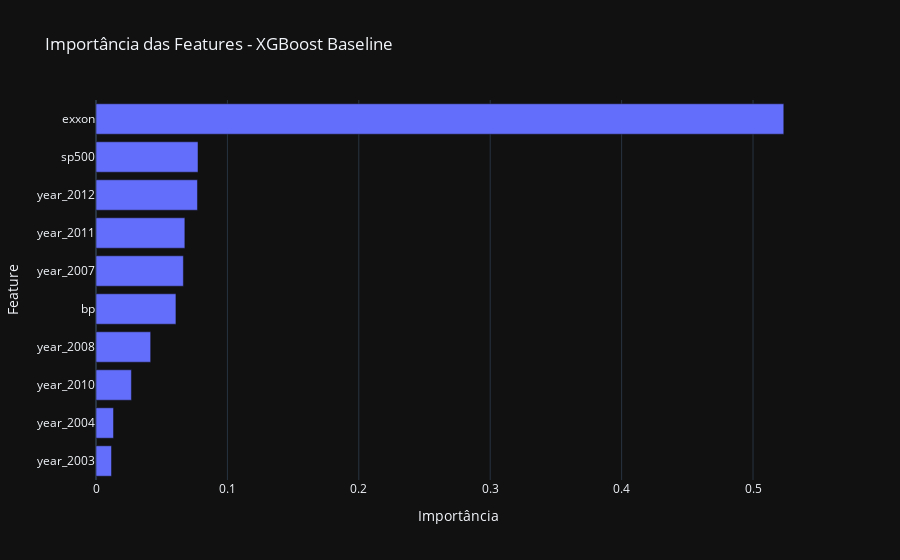

Notebook code cell kept with this figure:
### Code cell
# importância com plotly
importance_df = pd.DataFrame({'feature': X_train_baseline.columns,
                              'importance': xgb_baseline.feature_importances_})

importance_df = importance_df.sort_values(by='importance', ascending=True)

# 10 mais importantes
importance_df = importance_df[-10:]
# exportar importance_df como xgboost_baseline_importance
importance_df.to_parquet(r'data\xgboost_baseline_importance.parquet')

# horizontal bar plot
fig = px.bar(importance_df, x='importance', y='feature',
                title='Importância das Features - XGBoost Baseline',
                template='plotly_dark',
                labels={'importance': 'Importância', 'feature': 'Feature'})

fig.show()

### Figure 1 — Plotly figure (JSON) as saved in the notebook; plotly's stock layout.template omitted (floating-point values rounded to 4 significant figures)
{"data": [{"alignmentgroup": "True", "hovertemplate": "Importância=%{x}<br>Feature=%{y}<extra></extra>", "legendgroup": "", "marker": {"color": "#636efa", "pattern": {"shape": ""}}, "name": "", "offsetgroup": "", "orientation": "h", "showlegend": false, "textposition": "auto", "type": "bar", "x": [0.0118, 0.01334, 0.02695, 0.0416, 0.06084, 0.0665, 0.06762, 0.07722, 0.07762, 0.5234], "xaxis": "x", "y": ["year_2003", "year_2004", "year_2010", "year_2008", "bp", "year_2007", "year_2011", "year_2012", "sp500", "exxon"], "yaxis": "y"}], "layout": {"barmode": "relative", "legend": {"tracegroupgap": 0}, "title": {"text": "Importância das Features - XGBoost Baseline"}, "xaxis": {"anchor": "y", "domain": [0, 1], "title": {"text": "Importância"}}, "yaxis": {"anchor": "x", "domain": [0, 1], "title": {"text": "Feature"}}}}
